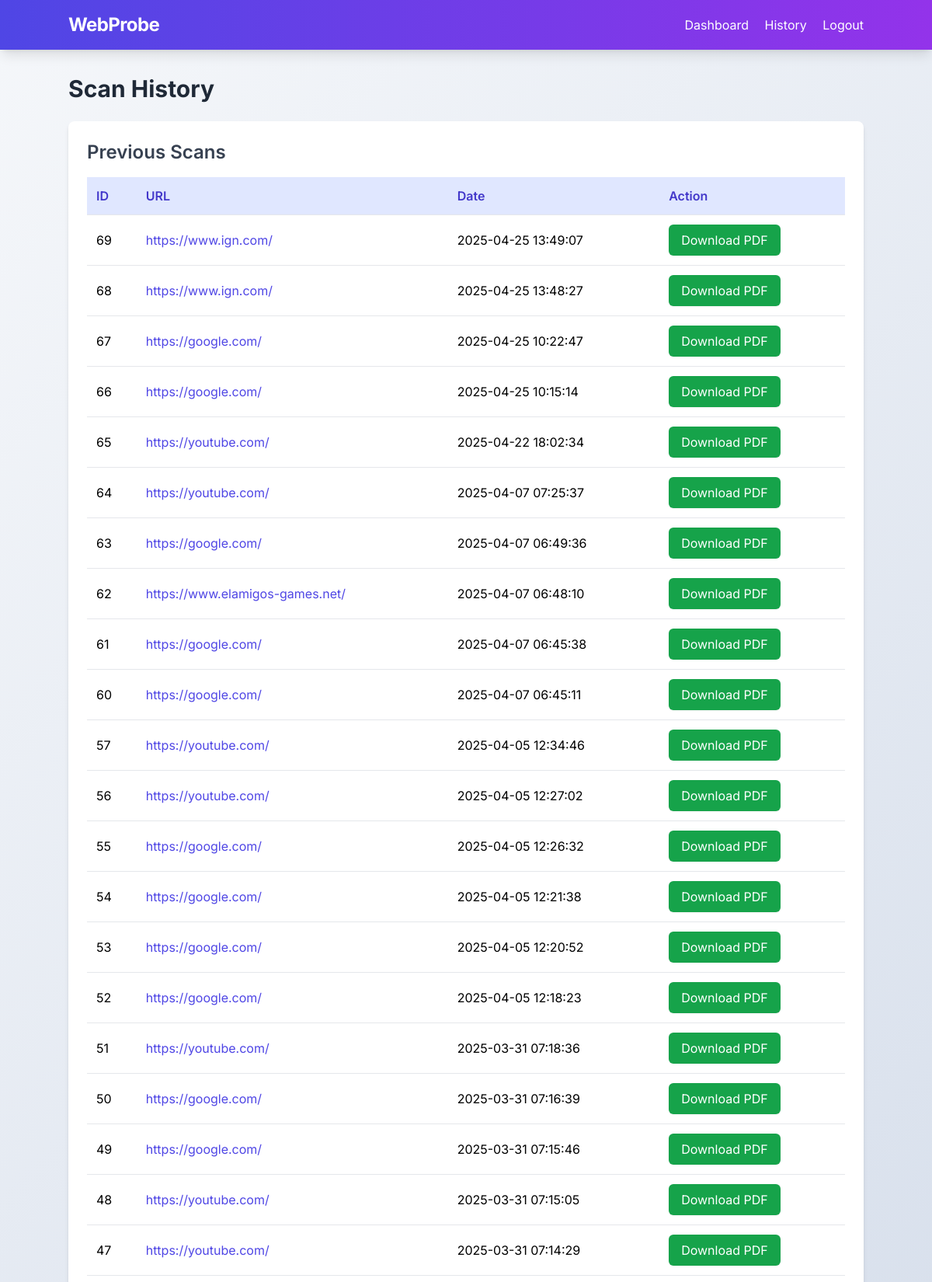
The page /history (signed in, upper part) on the database its author committed.
### app.py (models this page shows)
class ScanHistory(db.Model):
    id = db.Column(db.Integer, primary_key=True)
    user_id = db.Column(db.Integer, db.ForeignKey('user.id'), nullable=False)
    url = db.Column(db.String(200), nullable=False)
    result = db.Column(db.Text, nullable=False)
    timestamp = db.Column(db.DateTime, default=dt.utcnow)

### app.py (the view)
@app.route('/history')
@login_required
def history():
    scans = ScanHistory.query.filter_by(user_id=current_user.id).order_by(ScanHistory.timestamp.desc()).all()
    return render_template('history.html', scans=scans)

### app.py (called while the page is built)
@login_manager.user_loader
def load_user(user_id):
    return User.query.get(int(user_id))

### templates/history.html (shortened to what this page needs)
{% extends "base.html" %}
{% block content %}
<div class="max-w-5xl mx-auto">
    <h1 class="text-3xl font-bold text-gray-800 mb-6">Scan History</h1>
    <div class="bg-white p-6 rounded-lg shadow-md cursor-pointer animate-aura-emphasized">
        <h2 class="text-2xl font-semibold text-gray-700 mb-4">Previous Scans</h2>
        {% if scans %}
            <div class="overflow-x-auto">
                <table class="w-full text-left">
                    <thead class="bg-indigo-100">
                        <tr>
                            <th class="p-3 text-indigo-700 font-semibold">ID</th>
                            <th class="p-3 text-indigo-700 font-semibold">URL</th>
                            <th class="p-3 text-indigo-700 font-semibold">Date</th>
                            <th class="p-3 text-indigo-700 font-semibold">Action</th>
                        </tr>
                    </thead>
                    <tbody>
                        {% for scan in scans %}
                            <tr class="hover:bg-gray-50 transition duration-200">
                                <td class="p-3 border-t">{{ scan.id }}</td>
                                <td class="p-3 border-t text-indigo-600">{{ scan.url }}</td>
                                <td class="p-3 border-t">{{ scan.timestamp.strftime('%Y-%m-%d %H:%M:%S') }}</td>
                                <td class="p-3 border-t">
                                    <a href="{{ url_for('download_report', scan_id=scan.id) }}"
                                       class="inline-block bg-green-600 text-white px-4 py-2 rounded-md hover:bg-green-700 transition duration-300 shadow-sm">
                                        Download PDF
                                    </a>
                                </td>
                            </tr>
                        {% endfor %}
                    </tbody>
                </table>
            </div>
        {% else %}
            <p class="text-gray-500 italic">No scan history found.</p>
        {% endif %}
    </div>
</div>
{% endblock %}

### templates/base.html (shortened to what this page needs)
<!DOCTYPE html>
<html lang="en">
<head>
    <script src="https://cdn.tailwindcss.com"></script>
</head>
<body class="min-h-screen">
    <nav class="bg-gradient-to-r from-indigo-600 to-purple-600 p-4 shadow-lg">
        <div class="container mx-auto flex justify-between items-center">
            <a href="#" class="text-white text-2xl font-bold tracking-tight">WebProbe</a>
            <div class="space-x-4">
                {% if current_user.is_authenticated %}
                    <a href="{{ url_for('user_dashboard') }}" class="text-white hover:text-indigo-200 transition duration-300">Dashboard</a>
                    <a href="{{ url_for('history') }}" class="text-white hover:text-indigo-200 transition duration-300">History</a>
                    <a href="{{ url_for('logout') }}" class="text-white hover:text-indigo-200 transition duration-300">Logout</a>
                {% elif session.get('admin_logged_in') %}
                    <a href="{{ url_for('admin_dashboard') }}" class="text-white hover:text-indigo-200 transition duration-300">Admin Dashboard</a>
                    <a href="{{ url_for('logout') }}" class="text-white hover:text-indigo-200 transition duration-300">Logout</a>
                {% else %}
                    <a href="{{ url_for('user_login') }}" class="text-white hover:text-indigo-200 transition duration-300">User Login</a>
                    <a href="{{ url_for('admin_login') }}" class="text-white hover:text-indigo-200 transition duration-300">Admin Login</a>
                {% endif %}
            </div>
        </div>
    </nav>
    <div class="flex">
        <main class="flex-1 p-8">
            {% block content %}{% endblock %}
        </main>
    </div>
</body>
</html>

### templates/base.html (style rules this page uses)
body { background: linear-gradient(135deg, #f5f7fa 0%, #c3cfe2 100%); font-family: 'Inter', sans-serif; }

### rows shown on the page
ScanHistory: id "69", url "https://www.ign.com/", timestamp "2025-04-25 13:49:07"
ScanHistory: id "68", url "https://www.ign.com/", timestamp "2025-04-25 13:48:27"
ScanHistory: id "67", url "https://google.com/", timestamp "2025-04-25 10:22:47"
ScanHistory: id "66", url "https://google.com/", timestamp "2025-04-25 10:15:14"
ScanHistory: id "65", url "https://youtube.com/", timestamp "2025-04-22 18:02:34"
ScanHistory: id "64", url "https://youtube.com/", timestamp "2025-04-07 07:25:37"
ScanHistory: id "63", url "https://google.com/", timestamp "2025-04-07 06:49:36"
ScanHistory: id "62", url "https://www.elamigos-games.net/", timestamp "2025-04-07 06:48:10"
ScanHistory: id "61", url "https://google.com/", timestamp "2025-04-07 06:45:38"
ScanHistory: id "60", url "https://google.com/", timestamp "2025-04-07 06:45:11"
ScanHistory: id "57", url "https://youtube.com/", timestamp "2025-04-05 12:34:46"
ScanHistory: id "56", url "https://youtube.com/", timestamp "2025-04-05 12:27:02"
ScanHistory: id "55", url "https://google.com/", timestamp "2025-04-05 12:26:32"
ScanHistory: id "54", url "https://google.com/", timestamp "2025-04-05 12:21:38"
ScanHistory: id "53", url "https://google.com/", timestamp "2025-04-05 12:20:52"
ScanHistory: id "52", url "https://google.com/", timestamp "2025-04-05 12:18:23"
ScanHistory: id "51", url "https://youtube.com/", timestamp "2025-03-31 07:18:36"
ScanHistory: id "50", url "https://google.com/", timestamp "2025-03-31 07:16:39"
ScanHistory: id "49", url "https://google.com/", timestamp "2025-03-31 07:15:46"
ScanHistory: id "48", url "https://youtube.com/", timestamp "2025-03-31 07:15:05"
ScanHistory: id "47", url "https://youtube.com/", timestamp "2025-03-31 07:14:29"
